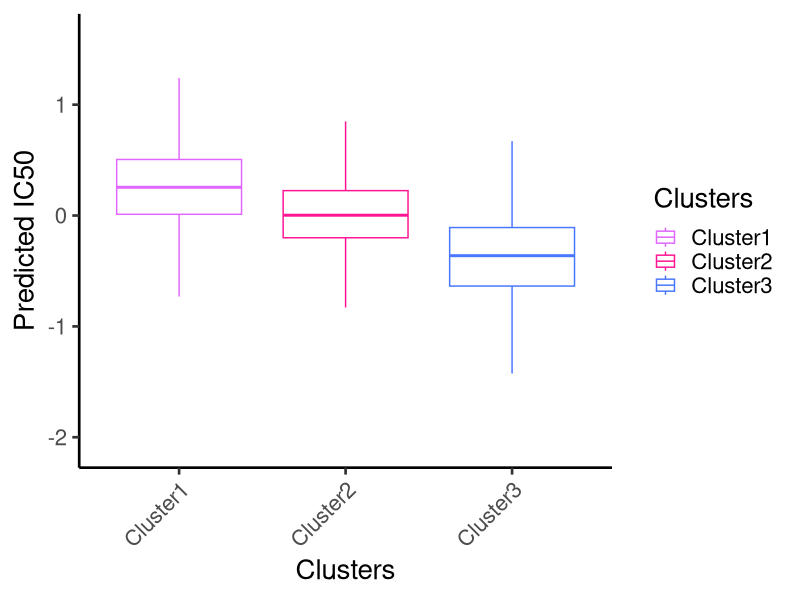

The R script that drew this image:
##loading libraries
library(ggplot2)

##loading predictions
Predictions = read.csv("ATTX_predictions.csv",sep=",",header = T,stringsAsFactors = F,row.names = 1,check.names = F)

##Converting predictions into z-scores
sdmean = read.csv("Drugs_means_sd.csv",sep=",",header = T,stringsAsFactors = F,row.names = 1)
pred = merge(sdmean,Predictions,by=0)
Predictions = (pred[,5:ncol(pred)] - pred[,3])/pred[,4]
rownames(Predictions) = pred[,1]


##loading metadata
metadata = read.csv("Metadata.csv",sep=",",header = T,stringsAsFactors = F,row.names = 1,check.names = F)

pred = t(Predictions)

df = merge(pred,metadata,by=0)
mat = reshape2::melt(df)

##plotting
p <- ggplot(mat, aes(x=Clusters, y=value,col=Clusters)) + 
  geom_boxplot(outlier.shape = NA)
p +theme_classic(base_size = 20) +scale_color_manual(values=c(Cluster1="mediumorchid1",Cluster2="deeppink",Cluster3="royalblue1"))+theme(axis.text.x = element_text(angle = 45, hjust=1))+
ylab("Predicted IC50")
                                                                                                                                                                                                  

###Wilcoxon Rank Sum test 
Cluster1 = mat[which(mat$Clusters== "Cluster1"),]
Cluster2 = mat[which(mat$Clusters== "Cluster2"),]
Cluster3 = mat[which(mat$Clusters== "Cluster3"),]

wilcox.test(Cluster1$value,Cluster2$value)
wilcox.test(Cluster2$value,Cluster3$value)
wilcox.test(Cluster1$value,Cluster3$value)

